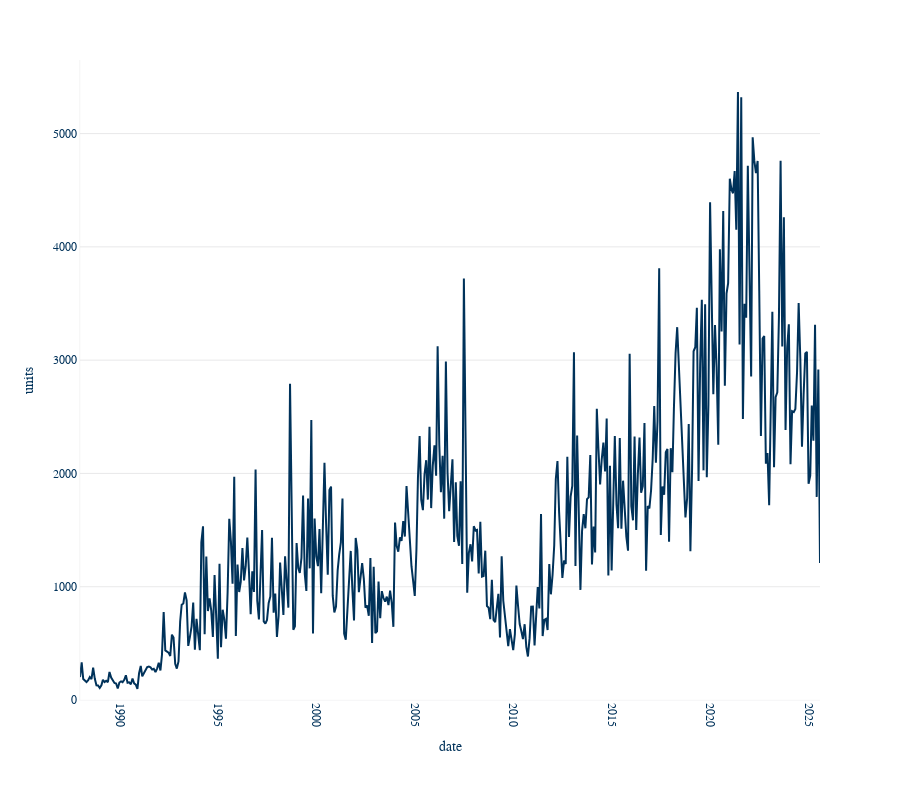

Here is the notebook cell this chart was saved with:
### Markdown cell above
# Housing Starts

### Code cell
from aquila_graphing_tools import aquila_styled_line_chart, commit_and_push_all
df["units"] = pd.to_numeric(df["value"], errors="coerce")
df["date"] = pd.to_datetime(df["date"])
fig = aquila_styled_line_chart(df, x="date", y="units")
fig.update_yaxes(rangemode="tozero", autorange=True)
fig.show()

### Figure 1 — Plotly figure (JSON) as saved in the notebook; plotly's stock layout.template omitted (floating-point values rounded to 4 significant figures; data arrays with more than 128 entries replaced by an {"elided": "..."} marker saying what was removed)
{"data": [{"hovertemplate": "date=%{x}<br>units=%{y}<extra></extra>", "legendgroup": "", "line": {"color": "#00325a", "dash": "solid"}, "marker": {"symbol": "circle"}, "mode": "lines", "name": "", "orientation": "v", "showlegend": false, "type": "scatter", "x": {"elided": "452 str values"}, "xaxis": "x", "y": {"elided": "452 int values"}, "yaxis": "y"}], "layout": {"font": {"color": "#00325a", "family": "Futura LT Pro, Futura, Arial, sans-serif"}, "height": 800, "legend": {"orientation": "h", "title": {"font": {"family": "Futura LT Pro, Futura, Arial, sans-serif"}}, "tracegroupgap": 0, "x": 0.5, "xanchor": "center", "y": -0.25, "yanchor": "bottom"}, "margin": {"b": 100, "t": 60}, "paper_bgcolor": "white", "plot_bgcolor": "white", "title": {"font": {"family": "Futura LT Pro, Futura, Arial, sans-serif"}}, "xaxis": {"anchor": "y", "domain": [0, 1], "linecolor": "#e9e9ea", "linewidth": 0.5, "mirror": false, "showgrid": false, "showline": true, "tickangle": 90, "title": {"text": "date"}, "zeroline": false}, "yaxis": {"anchor": "x", "autorange": true, "domain": [0, 1], "gridcolor": "#e9e9ea", "linecolor": "#e9e9ea", "linewidth": 0.5, "mirror": false, "rangemode": "tozero", "showgrid": true, "showline": true, "title": {"text": "units"}, "zeroline": false}}}
